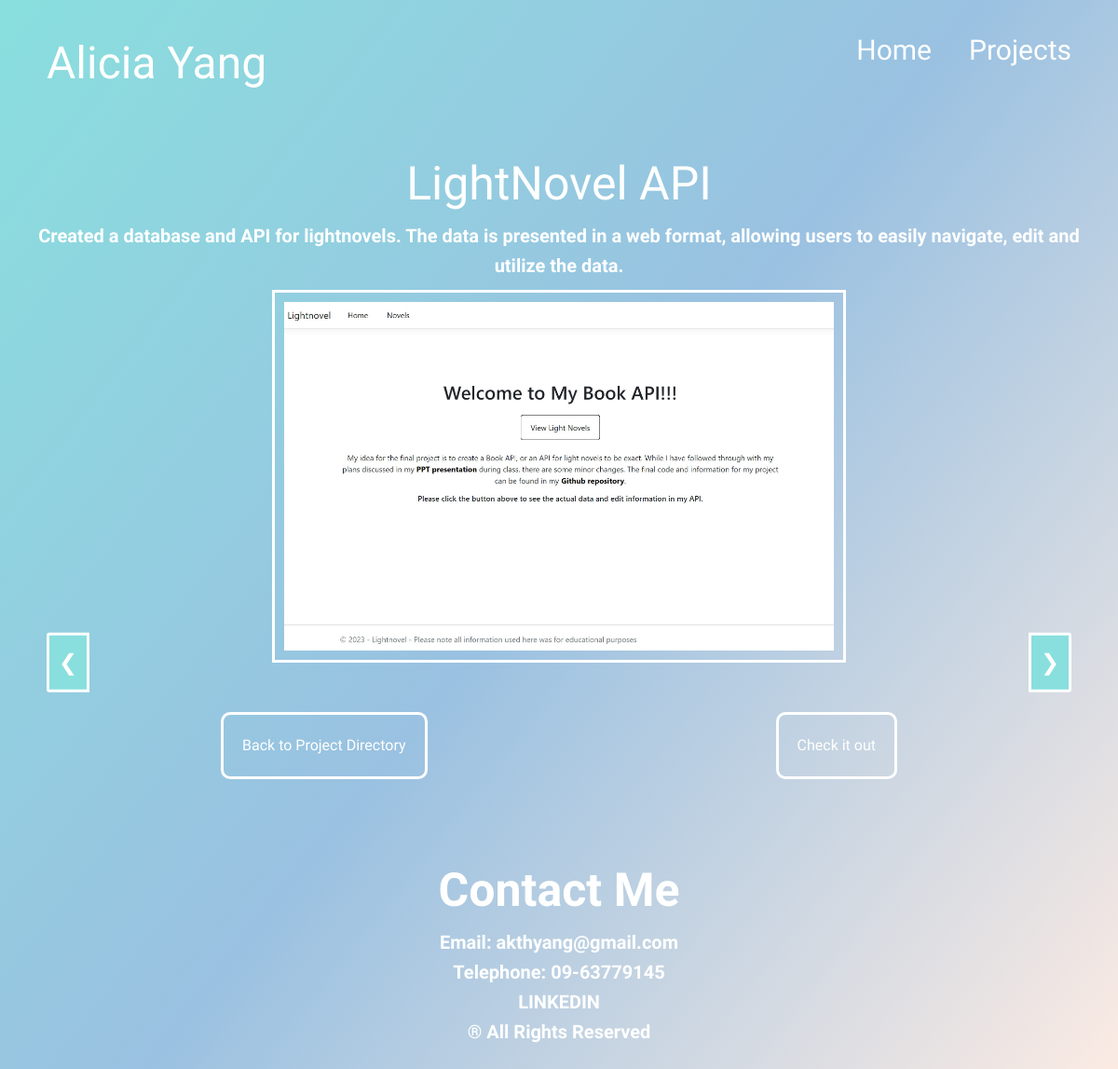
The app's page /project/5/ with its own data.
### main/models.py (models this page shows, shortened)
class CodingProject(models.Model):
    title = models.CharField(max_length=200)
    description = models.TextField()
    tags = models.ManyToManyField(Tag, related_name="projects")
    link = models.URLField(max_length=200, blank=True)

class ProjectImage(models.Model):
    project = models.ForeignKey(
        CodingProject, related_name="images", on_delete=models.CASCADE
    )
    image = models.ImageField(upload_to="project_images/")

### main/views.py (the view)
# urls.py: path("project/<int:id>/", views.project, name="project"),
def project(request, id):
    project = get_object_or_404(CodingProject, pk=id)
    return render(request, "project.html", {"project": project})

### main/templates/project.html (shortened to what this page needs)
{% extends 'base.html' %}
{% load static %}
{% block extrahead %}
<link rel="stylesheet" href="{% static 'css/project.css' %}">
{% endblock extrahead %}
{% block content %}
    <div class="project-card">
        <div class="project-info">
            <h1> {{project.title}} </h1>
            <p class ="description"> {{project.description}} </p>
        </div>
        <div class="carousel">
            <div class="carousel-image">
                {% for image in project.images.all %}
                    <div class="carousel-item">
                        <img src="{{image.image.url}}" alt="Project Image" />
                    </div>
                {% endfor %}
            </div>
            <div class="controls">
                <a class="carousel-control prev" onclick="moveSlide(-1)">&#10094;</a>
                <a class="carousel-control next" onclick="moveSlide(1)">&#10095;</a>
            </div>
            <div class="goto">
                <a href="{% url 'projects' %}"> Back to Project Directory </a>
                <a href="{{project.link}}" target="_blank"> Check it out </a>
            </div>
        </div>
    </div>
{% endblock content %}

### main/static/css/base.css (style rules this page uses)
* { box-sizing: border-box; margin: 0; padding: 0; font-family: "Arial", sans-serif; color: rgb(254,255,254); background-size: cover; background-repeat: no-repeat; background-image: linear-gradient(128deg, rgb(137,223,222), rgb(154,193,225), rgb(252,235,227)); }
body { line-height: 1.6; color: #333; padding: 20px; }
a { color: rgb(254,255,254); text-decoration: none; font-family: "Macondo", cursive; font-weight: 400; font-style: normal; }
p { font-family: "Comic Neue", cursive; font-weight: 700; font-style: normal; font-size: 20px; }
header, .nav-menu, .nav-menu .links, .nav-menu #logo, .nav-menu li, .nav-menu a, #contacts, #contacts h2, #contacts p, main, hr, .section, #main, #ln, .section a { background-image: none; }

### main/static/css/project.css (style rules this page uses)
.project-card, .project-info, .project-info h1, .project-info p, .goto, .goto a, .carousel, .carousel-item, .carousel-image, .carousel-item img, .controls, .carousel-control { background-image: none; }
.project-card { display: block; align-items: center; justify-content: center; text-align: center; border-radius: 5px; overflow: hidden; max-width: 1200px; margin: auto; padding: 20px; border-radius: 20px; height: 100%; }
.project-info h1 { font-family: "Macondo", cursive; font-weight: 400; font-style: normal; font-size: 50px; }
.goto { height: 50px; display: flex; justify-content: space-around; align-items: center; text-align: center; user-select: none; }
.goto a { text-decoration: none; padding: 20px; border: 3px solid rgb(254,255,254); border-radius: 10px; -webkit-transition: all 500ms ease; -moz-transition: all 500ms ease; -ms-transition: all 500ms ease; -o-transition: all 500ms ease; transition: all 500ms ease; }
.carousel { padding: 10px; max-width: 100%; height: 100%; }
.carousel-item { width: 100%; height: 400px; }
.carousel-item img { max-height: 100%; max-width: 95%; object-fit: contain; padding: 10px; border: 3px solid rgb(254,255,254); }
.controls { position: relative; display: flex; justify-content: space-between; width: 100%; transform: translateY(-120%); -ms-transform: translateY(-50%); -webkit-transform: translateY(-50%); -moz-transform: translateY(-50%); -o-transform: translateY(-50%); }
.carousel-control { color: white; background-color: rgb(137,223,222); border: 3px solid rgb(254,255,254); font-size: 24px; padding: 10px; cursor: pointer; user-select: none; z-index: 10; -webkit-transition: all 500ms ease; -moz-transition: all 500ms ease; -ms-transition: all 500ms ease; -o-transition: all 500ms ease; transition: all 500ms ease; }
.carousel-control.prev { border-radius: 3px 0 0 3px; }
.carousel-control.next { border-radius: 0 3px 3px 0; }

### records on screen
CodingProject: title "LightNovel API", description "Created a database and API for lightnovels. The data is presented in a web format, allowing users to easily navigate, edit and utilize the data."
ProjectImage: image (picture)
